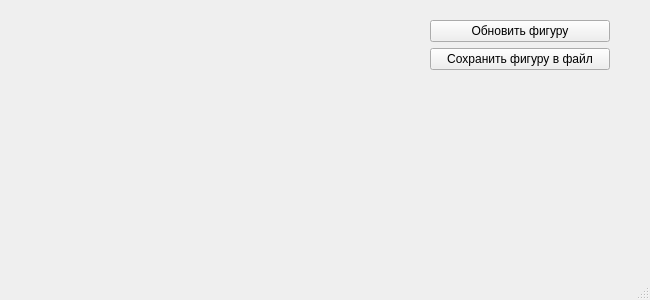
<?xml version="1.0" encoding="UTF-8"?>
<ui version="4.0">
 <class>MainWindow</class>
 <widget class="QMainWindow" name="MainWindow">
  <property name="geometry">
   <rect>
    <x>0</x>
    <y>0</y>
    <width>650</width>
    <height>300</height>
   </rect>
  </property>
  <widget class="QWidget" name="centralwidget">
   <widget class="QWidget" name="centralwidget">
    <property name="geometry">
     <rect>
      <x>430</x>
      <y>20</y>
      <width>180</width>
      <height>300</height>
     </rect>
    </property>
    <layout class="QFormLayout" name="formLayout">
     <item row="4" column="0" colspan="2">
      <widget class="QPushButton" name="plot_button">
       <property name="text">
        <string>Обновить фигуру</string>
       </property>
      </widget>
     </item>
     <item row="5" column="0" colspan="2">
      <widget class="QPushButton" name="save_button">
       <property name="text">
        <string>Сохранить фигуру в файл</string>
       </property>
      </widget>
     </item>
<!--     <item row="0" column="0">-->
<!--      <widget class="QLabel" name="label">-->
<!--       <property name="text">-->
<!--        <string>Частота X (a)</string>-->
<!--       </property>-->
<!--      </widget>-->
<!--     </item>-->
    </layout>
   </widget>
  </widget>
  <widget class="QStatusBar" name="statusbar"/>
 </widget>
 <resources/>
 <connections/>
</ui>
